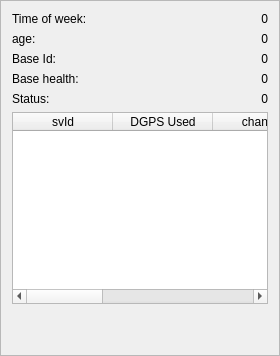
                <widget class="QFrame" name="frameDGPS">
                 <property name="frameShape">
                  <enum>QFrame::StyledPanel</enum>
                 </property>
                 <property name="frameShadow">
                  <enum>QFrame::Raised</enum>
                 </property>
                 <layout class="QVBoxLayout" name="verticalLayout_13">
                  <item>
                   <layout class="QGridLayout" name="gridLayout_8">
                    <item row="0" column="1">
                     <widget class="QLabel" name="labelDGPSITOW">
                      <property name="text">
                       <string>0</string>
                      </property>
                      <property name="alignment">
                       <set>Qt::AlignRight|Qt::AlignTrailing|Qt::AlignVCenter</set>
                      </property>
                     </widget>
                    </item>
                    <item row="1" column="1">
                     <widget class="QLabel" name="labelDGPSAge">
                      <property name="text">
                       <string>0</string>
                      </property>
                      <property name="alignment">
                       <set>Qt::AlignRight|Qt::AlignTrailing|Qt::AlignVCenter</set>
                      </property>
                     </widget>
                    </item>
                    <item row="3" column="1">
                     <widget class="QLabel" name="labelDGPSBaseHealth">
                      <property name="text">
                       <string>0</string>
                      </property>
                      <property name="alignment">
                       <set>Qt::AlignRight|Qt::AlignTrailing|Qt::AlignVCenter</set>
                      </property>
                     </widget>
                    </item>
                    <item row="4" column="1">
                     <widget class="QLabel" name="labelDGPSStatus">
                      <property name="text">
                       <string>0</string>
                      </property>
                      <property name="alignment">
                       <set>Qt::AlignRight|Qt::AlignTrailing|Qt::AlignVCenter</set>
                      </property>
                     </widget>
                    </item>
                    <item row="2" column="1">
                     <widget class="QLabel" name="labelDGPSId">
                      <property name="text">
                       <string>0</string>
                      </property>
                      <property name="alignment">
                       <set>Qt::AlignRight|Qt::AlignTrailing|Qt::AlignVCenter</set>
                      </property>
                     </widget>
                    </item>
                    <item row="0" column="0">
                     <widget class="QLabel" name="label_47">
                      <property name="text">
                       <string>Time of week: </string>
                      </property>
                     </widget>
                    </item>
                    <item row="1" column="0">
                     <widget class="QLabel" name="label_48">
                      <property name="text">
                       <string>age: </string>
                      </property>
                     </widget>
                    </item>
                    <item row="2" column="0">
                     <widget class="QLabel" name="label_49">
                      <property name="text">
                       <string>Base Id: </string>
                      </property>
                     </widget>
                    </item>
                    <item row="3" column="0">
                     <widget class="QLabel" name="label_50">
                      <property name="text">
                       <string>Base health: </string>
                      </property>
                     </widget>
                    </item>
                    <item row="4" column="0">
                     <widget class="QLabel" name="label_51">
                      <property name="text">
                       <string>Status: </string>
                      </property>
                     </widget>
                    </item>
                   </layout>
                  </item>
                  <item>
                   <widget class="QTableWidget" name="tableDGPS">
                    <property name="sizePolicy">
                     <sizepolicy hsizetype="Expanding" vsizetype="Minimum">
                      <horstretch>0</horstretch>
                      <verstretch>0</verstretch>
                     </sizepolicy>
                    </property>
                    <property name="editTriggers">
                     <set>QAbstractItemView::NoEditTriggers</set>
                    </property>
                    <attribute name="horizontalHeaderStretchLastSection">
                     <bool>true</bool>
                    </attribute>
                    <attribute name="verticalHeaderVisible">
                     <bool>false</bool>
                    </attribute>
                    <column>
                     <property name="text">
                      <string>svId</string>
                     </property>
                    </column>
                    <column>
                     <property name="text">
                      <string>DGPS Used</string>
                     </property>
                    </column>
                    <column>
                     <property name="text">
                      <string>channel</string>
                     </property>
                    </column>
                    <column>
                     <property name="text">
                      <string>ageC</string>
                     </property>
                    </column>
                    <column>
                     <property name="text">
                      <string>prc</string>
                     </property>
                    </column>
                    <column>
                     <property name="text">
                      <string>prrc</string>
                     </property>
                    </column>
                   </widget>
                  </item>
                  <item>
                   <spacer name="verticalSpacer_18">
                    <property name="orientation">
                     <enum>Qt::Vertical</enum>
                    </property>
                    <property name="sizeHint" stdset="0">
                     <size>
                      <width>20</width>
                      <height>40</height>
                     </size>
                    </property>
                   </spacer>
                  </item>
                 </layout>
                </widget>
